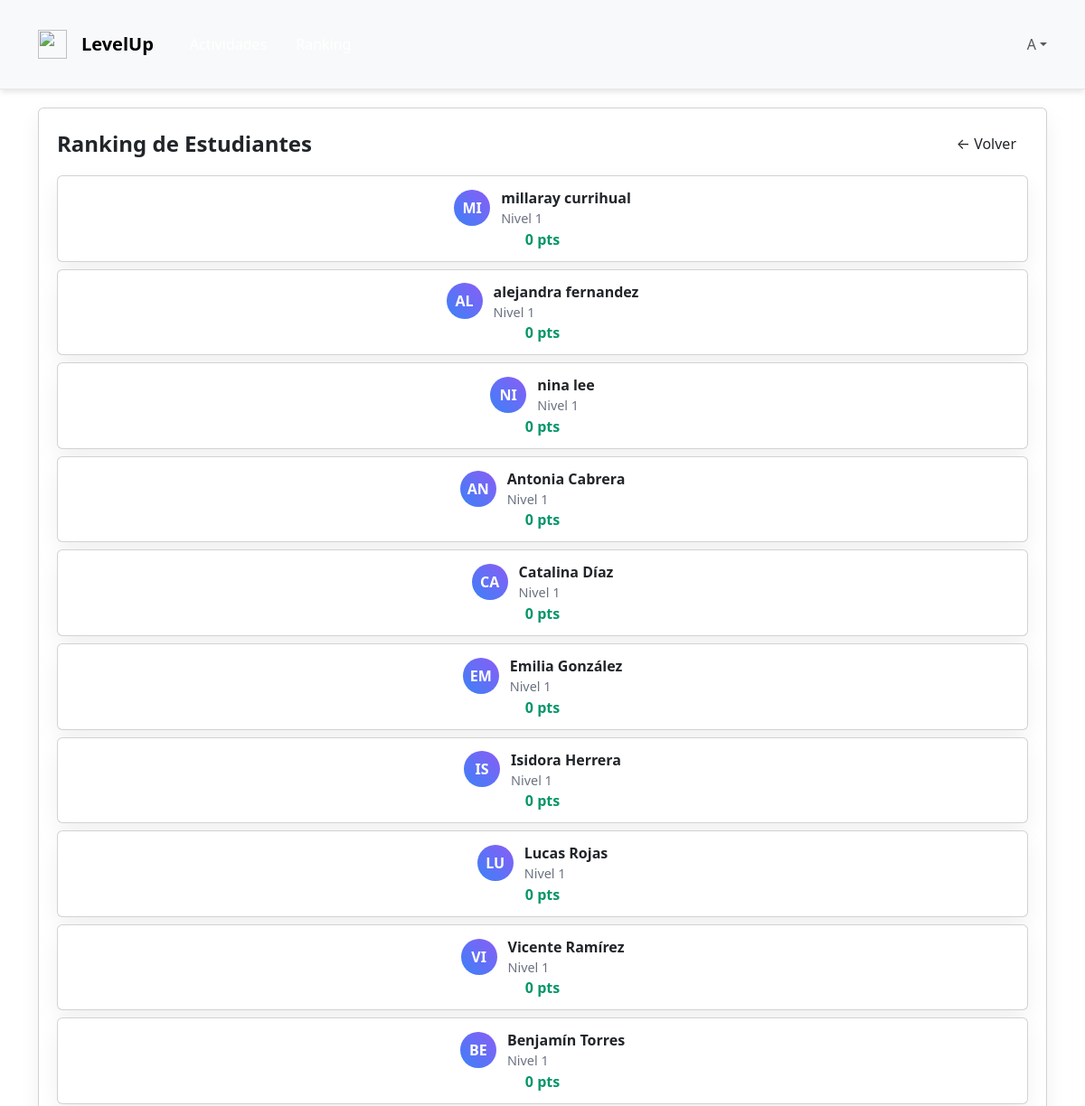
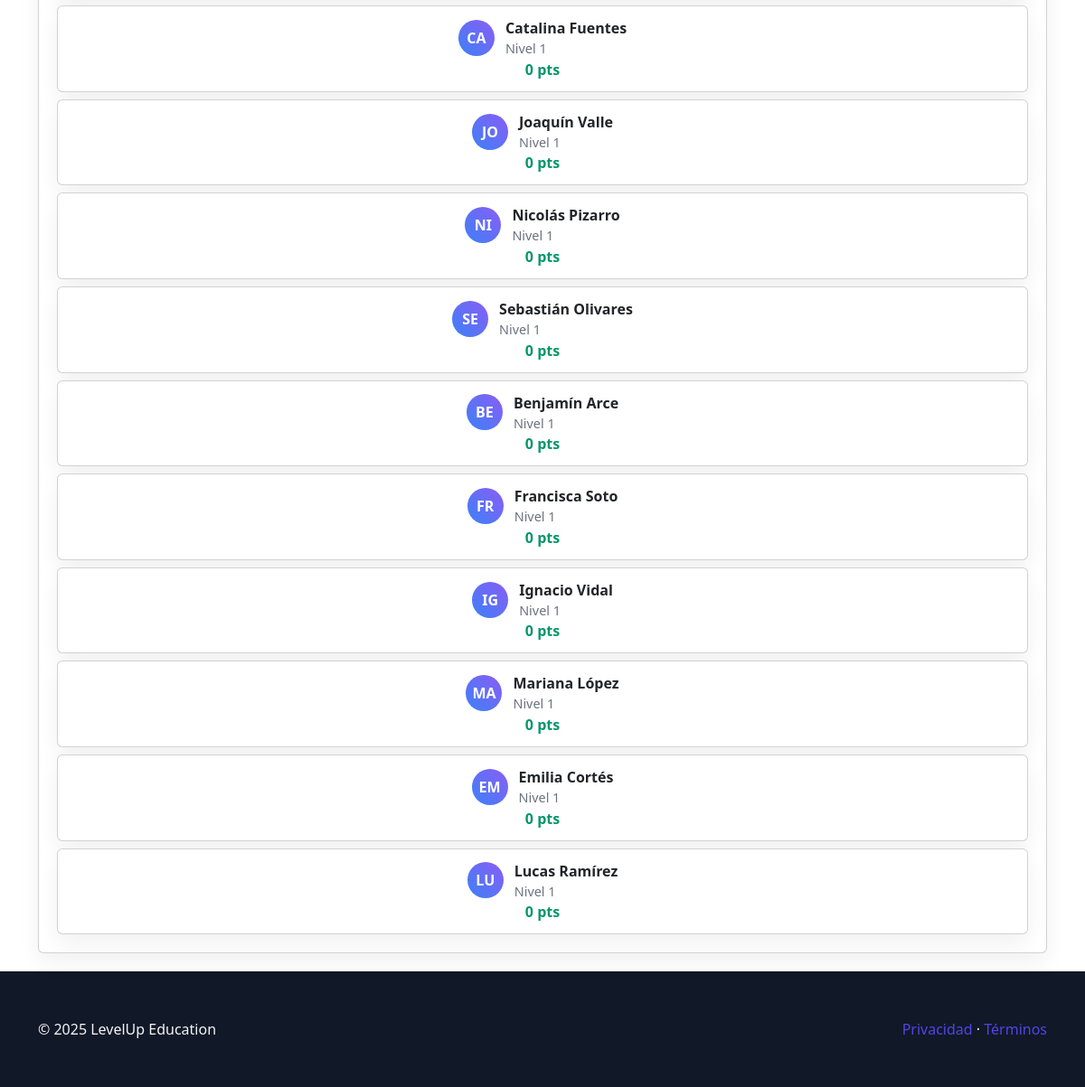
Page /ranking/ (signed in) on the committed database (2 pictures, top to bottom).
### LevelUp/models.py (models this page shows, shortened)
class Usuario(AbstractUser):
    class Rol(models.TextChoices):
        ESTUDIANTE    = "ESTUDIANTE", "Estudiante"
        DOCENTE       = "DOCENTE", "Docente"
        ADMINISTRADOR = "ADMINISTRADOR", "Administrador"
    rol = models.CharField(
        max_length=20,
        choices=Rol.choices,
        default=Rol.ESTUDIANTE,
    )
    rut = models.CharField(max_length=12, unique=True, validators=[validar_formato_rut])
    email = models.EmailField(max_length=128, unique=True)
    rol = models.CharField(max_length=20, choices=Rol.choices)

class Estudiante(models.Model):
    usuario = models.OneToOneField(Usuario, on_delete=models.CASCADE, primary_key=True)
    nivel = models.IntegerField(default=1)
    curso = models.CharField(max_length=50)
    puntos = models.IntegerField(default=0)
    medallas = models.IntegerField(default=0)

### LevelUp/views.py (the view)
# urls.py: path("ranking/", views.ranking_view, name="ranking"),
@login_required
def ranking_view(request):
    estudiantes_top = Estudiante.objects.order_by("-puntos").select_related("usuario")[:20]
    return render(request, "LevelUp/ranking.html", {
        "estudiantes_top": estudiantes_top
    })

### LevelUp/templates/LevelUp/ranking.html (shortened to what this page needs)
{% extends "LevelUp/base.html" %}
{% block content %}
<main class="min-h-screen">
  <div class="container">
    <div class="card">
      <div class="card-content">
        <div style="display:flex; justify-content:space-between; align-items:center;">
          <h1 style="margin:0; font-size:1.5rem; font-weight:800;">Ranking de Estudiantes</h1>
          <a href="{% url 'home' %}" class="btn btn-outline">← Volver</a>
        </div>
        <ul style="list-style:none; padding:0; margin:1rem 0 0; display:grid; gap:.5rem;">
          {% for e in estudiantes_top %}
            <li class="card" style="padding:.75rem 1rem; display:flex; align-items:center; justify-content:space-between;">
              <div style="display:flex; align-items:center; gap:.75rem;">
                <div class="leaderboard-avatar">
                  {{ e.usuario.first_name|default:e.usuario.username|slice:":2"|upper }}
                </div>
                <div>
                  <div style="font-weight:600;">
                    {{ e.usuario.get_full_name|default:e.usuario.username }}
                  </div>
                  <div style="color:#6b7280; font-size:.9rem;">Nivel {{ e.nivel|default:1 }}</div>
                </div>
              </div>
              <div class="leaderboard-points">{{ e.puntos|default:0 }} pts</div>
            </li>
          {% empty %}
            <div class="msg info">Aún no hay estudiantes con puntaje.</div>
          {% endfor %}
        </ul>
      </div>
    </div>
  </div>
</main>
{% endblock %}

### LevelUp/templates/LevelUp/base.html (shortened to what this page needs)
{% load static %}
<!DOCTYPE html>
<html lang="es">
<head>
  <link rel="stylesheet" href="{% static 'LevelUp/css/style.css' %}">
  <link rel="stylesheet" href="{% static 'LevelUp/css/navbar.css' %}">
  <link rel="stylesheet" href="{% static 'LevelUp/css/footer.css' %}">
  <link rel="stylesheet" href="{% static 'LevelUp/css/global.css' %}">
  {% block extra_head %}
  <link href="https://cdn.jsdelivr.net/npm/bootstrap@5.3.3/dist/css/bootstrap.min.css" rel="stylesheet">
  {% endblock %}
</head>
<body>
  {% block navbar %}
  <nav class="navbar navbar-expand-lg bg-body-tertiary">
    <div class="container">
      <div class="d-none d-lg-flex align-items-center gap-3 mx-auto order-0">
        <a class="navbar-brand d-flex align-items-center" href="{% url 'home' %}">
          <img src="{% static 'LevelUp/images/logo.jpg' %}" width="32" height="32"
            class="d-inline-block align-text-top me-2" style="object-fit:contain;">
          <span>LevelUp</span>
        </a>
        <a class="nav-link px-2 {% if request.resolver_match.url_name == 'actividades' %}active{% endif %}"
          href="{% url 'actividades' %}">Actividades</a>
        <a class="nav-link px-2 {% if request.resolver_match.url_name == 'ranking' %}active{% endif %}"
          href="{% url 'ranking' %}">Ranking</a>
      </div>
      <div class="collapse navbar-collapse order-2" id="navbarMain">
        {% with current=request.resolver_match.url_name %}
        <ul class="navbar-nav ms-auto mb-2 mb-lg-0">
          {% if user.is_authenticated %}
          {% with display_name=user.apodo|default:user.get_full_name|default:user.username %}
          <li class="nav-item dropdown">
            <a class="nav-link dropdown-toggle p-0 d-flex align-items-center" href="#" id="userMenu" role="button"
              data-bs-toggle="dropdown" aria-expanded="false">
              <span class="avatar avatar-sm">
                {% if user.avatar_url %}
                <img src="{{ user.avatar_url }}" alt="Avatar">
                {% else %}
                <span class="avatar-initial">{{ display_name|slice:":1"|upper }}</span>
                {% endif %}
              </span>
            </a>
          </li>
          {% endwith %}
          {% endif %}
        </ul>
        {% endwith %}
      </div>
    </div>
  </nav>
  {% endblock %}
  {% block content %}{% endblock %}
  {% block footer %}
  <footer class="footer footer-base">
    <div class="container" style="display:flex; justify-content:space-between; gap:1rem; flex-wrap:wrap;">
      <div>© 2025 LevelUp Education</div>
      <div><a class="link" href="#">Privacidad</a> · <a class="link" href="#">Términos</a></div>
    </div>
  </footer>
  {% endblock %}
</body>
</html>

### LevelUp/static/LevelUp/css/style.css (style rules this page uses)
:root { --primary-color: #3b82f6; --secondary-color: #8b5cf6; --success-color: #10b981; --warning-color: #f59e0b; --danger-color: #ef4444; --background-light: #f8fafc; --background-gradient: linear-gradient(135deg, #667eea 0%, #764ba2 100%); --card-shadow: 0 4px 6px -1px rgba(0, 0, 0, 0.1); --card-shadow-hover: 0 10px 15px -3px rgba(0, 0, 0, 0.1); --border-radius: 0.5rem; --border-radius-lg: 1rem; --font-family: 'Inter', -apple-system, BlinkMacSystemFont, sans-serif; }
* { margin: 0; padding: 0; box-sizing: border-box; }
body { font-family: var(--font-family); background: var(--background-light); color: #1f2937; line-height: 1.6; }
.container { max-width: 1200px; margin: 0 auto; padding: 0 1rem; }
.card { background: white; border-radius: var(--border-radius); box-shadow: var(--card-shadow); transition: all 0.3s ease; overflow: hidden; }
.card-content { padding: 1.5rem; }
.btn { display: inline-flex; align-items: center; justify-content: center; padding: 0.75rem 1.5rem; border-radius: var(--border-radius); font-weight: 500; text-decoration: none; border: none; cursor: pointer; transition: all 0.2s ease; gap: 0.5rem; }
.btn-outline { background: transparent; border: 2px solid var(--primary-color); color: var(--primary-color); }
.min-h-screen { min-height: 100vh; }
.mx-auto { margin-left: auto; margin-right: auto; }

### LevelUp/static/LevelUp/css/navbar.css (style rules this page uses)
.navbar { background: linear-gradient(135deg, #667eea 0%, #764ba2 100%); color: white; padding: 1rem 0; box-shadow: 0 4px 6px -1px rgba(0, 0, 0, 0.1); position: sticky; top: 0; z-index: 100; }
.navbar-brand { display: flex; align-items: center; gap: 0.75rem; text-decoration: none; color: white; font-size: 1.5rem; font-weight: 700; }
.navbar-nav { display: flex; align-items: center; gap: 2rem; list-style: none; margin: 0; padding: 0; }
.navbar-nav li { margin: 0; }

### LevelUp/static/LevelUp/css/footer.css (style rules this page uses)
.footer { background: linear-gradient(135deg, #1f2937 0%, #374151 100%); color: #f3f4f6; padding: 3rem 0 1rem; margin-top: auto; }

### LevelUp/static/LevelUp/css/global.css (style rules this page uses)
:root { --bg:#f8fafc; --text:#111827; --muted:#6b7280; --border:#e5e7eb; --primary:#6366f1; --primary-weak: rgba(99,102,241,.15); --success:#10b981; --warning:#f59e0b; }
html,body { height:100%; }
body { margin:0; background:var(--bg); color:var(--text); font-family:system-ui, -apple-system, "Segoe UI", Roboto, Ubuntu, Cantarell, "Helvetica Neue", Arial, "Noto Sans", "Apple Color Emoji","Segoe UI Emoji","Segoe UI Symbol"; }
.container { max-width:1100px; margin:0 auto; padding:1.25rem; }
.card { background:#fff; border-radius:.75rem; box-shadow:0 10px 25px rgba(0,0,0,.06); }
.card-content { padding:1.25rem; }
.btn { display:inline-flex; align-items:center; justify-content:center; gap:.5rem; padding:.6rem .9rem; border-radius:.5rem; border:0; cursor:pointer; text-decoration:none; }
.btn-outline { background:#fff; border:1px solid var(--border); color:#374151; }
.link { color:#4f46e5; text-decoration:none; }
nav.navbar { background:#fff; border-bottom:1px solid var(--border); }
.navbar-brand { display:flex; gap:.5rem; align-items:center; font-weight:700; color:var(--text); text-decoration:none; }
.navbar-nav { display:flex; gap:1rem; list-style:none; padding:0; margin:0; }
.footer-base { padding:2rem 0; background:#111827; }
.leaderboard-avatar { width:2.5rem; height:2.5rem; border-radius:50%; background:linear-gradient(45deg, #3b82f6, #8b5cf6); display:flex; align-items:center; justify-content:center; color:#fff; font-weight:600; }
.leaderboard-points { font-weight:600; color:#059669; }

### rows in the picture
Usuario: username "A"
Estudiante: usuario.first_name "MI", usuario.get_full_name "millaray currihual", nivel "1", puntos "0"
Estudiante: usuario.first_name "AL", usuario.get_full_name "alejandra fernandez", nivel "1", puntos "0"
Estudiante: usuario.first_name "NI", usuario.get_full_name "nina lee", nivel "1", puntos "0"
Estudiante: usuario.first_name "AN", usuario.get_full_name "Antonia Cabrera", nivel "1", puntos "0"
Estudiante: usuario.first_name "CA", usuario.get_full_name "Catalina Díaz", nivel "1", puntos "0"
Estudiante: usuario.first_name "EM", usuario.get_full_name "Emilia González", nivel "1", puntos "0"
Estudiante: usuario.first_name "IS", usuario.get_full_name "Isidora Herrera", nivel "1", puntos "0"
Estudiante: usuario.first_name "LU", usuario.get_full_name "Lucas Rojas", nivel "1", puntos "0"
Estudiante: usuario.first_name "VI", usuario.get_full_name "Vicente Ramírez", nivel "1", puntos "0"
Estudiante: usuario.first_name "BE", usuario.get_full_name "Benjamín Torres", nivel "1", puntos "0"
Estudiante: usuario.first_name "CA", usuario.get_full_name "Catalina Fuentes", nivel "1", puntos "0"
Estudiante: usuario.first_name "JO", usuario.get_full_name "Joaquín Valle", nivel "1", puntos "0"
Estudiante: usuario.first_name "NI", usuario.get_full_name "Nicolás Pizarro", nivel "1", puntos "0"
Estudiante: usuario.first_name "SE", usuario.get_full_name "Sebastián Olivares", nivel "1", puntos "0"
Estudiante: usuario.first_name "BE", usuario.get_full_name "Benjamín Arce", nivel "1", puntos "0"
Estudiante: usuario.first_name "FR", usuario.get_full_name "Francisca Soto", nivel "1", puntos "0"
Estudiante: usuario.first_name "IG", usuario.get_full_name "Ignacio Vidal", nivel "1", puntos "0"
Estudiante: usuario.first_name "MA", usuario.get_full_name "Mariana López", nivel "1", puntos "0"
Estudiante: usuario.first_name "EM", usuario.get_full_name "Emilia Cortés", nivel "1", puntos "0"
Estudiante: usuario.first_name "LU", usuario.get_full_name "Lucas Ramírez", nivel "1", puntos "0"
